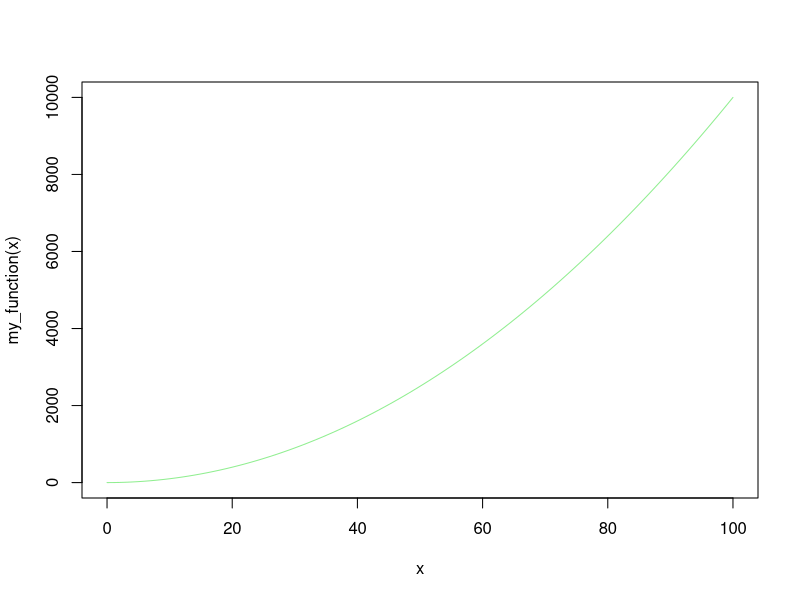

This figure's R source:
# Simple function
my_function <- function(x){
  return(x**2)
}

# Simple plot of function
curve(my_function, from=0, to=100, col='lightgreen')